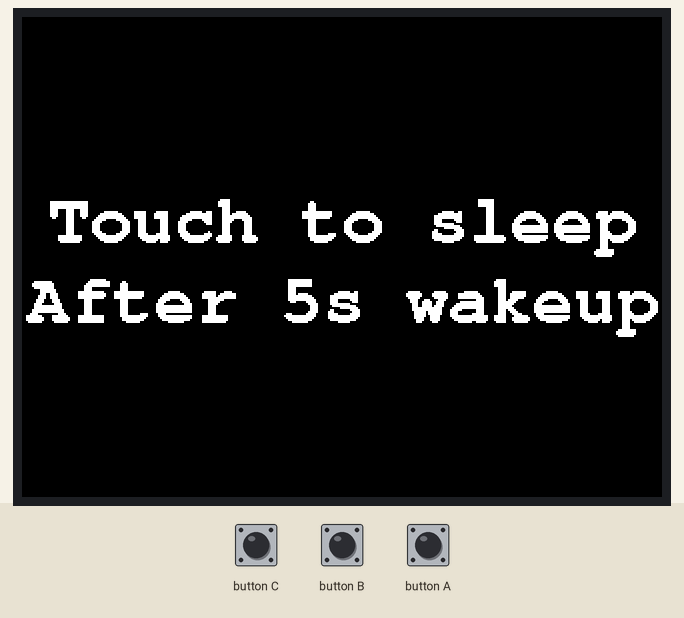
Recording of a sketch running on a simulated ESP32. Shown: 320×240 colour display.

Above: at 2.3 s.

The sketch:

sketch.ino
```cpp
#include <M5Unified.h>

void setup(void) {
    auto cfg = M5.config();
    M5.begin(cfg);
    if(M5.Rtc.isEnabled()){
        M5.Display.drawString("OK", M5.Display.width() / 2,
                              M5.Display.height() / 2 - 60);
        delay(2000);
    }

    M5.Display.setTextDatum(middle_center);
    M5.Display.setFont(&fonts::FreeMonoBold18pt7b);
    M5.Display.setRotation(1);

    M5.Display.clear();

    M5.Display.drawString("Touch to sleep", M5.Display.width() / 2, M5.Display.height() / 2 - 20);
    M5.Display.drawString("After 5s wakeup", M5.Display.width() / 2, M5.Display.height() / 2 + 20);
}

void loop(void) {
    M5.update();

    if (M5.Touch.getDetail(0).wasClicked()) {
        M5.Power.deepSleep(5000000ULL, false);
    }
}
```
